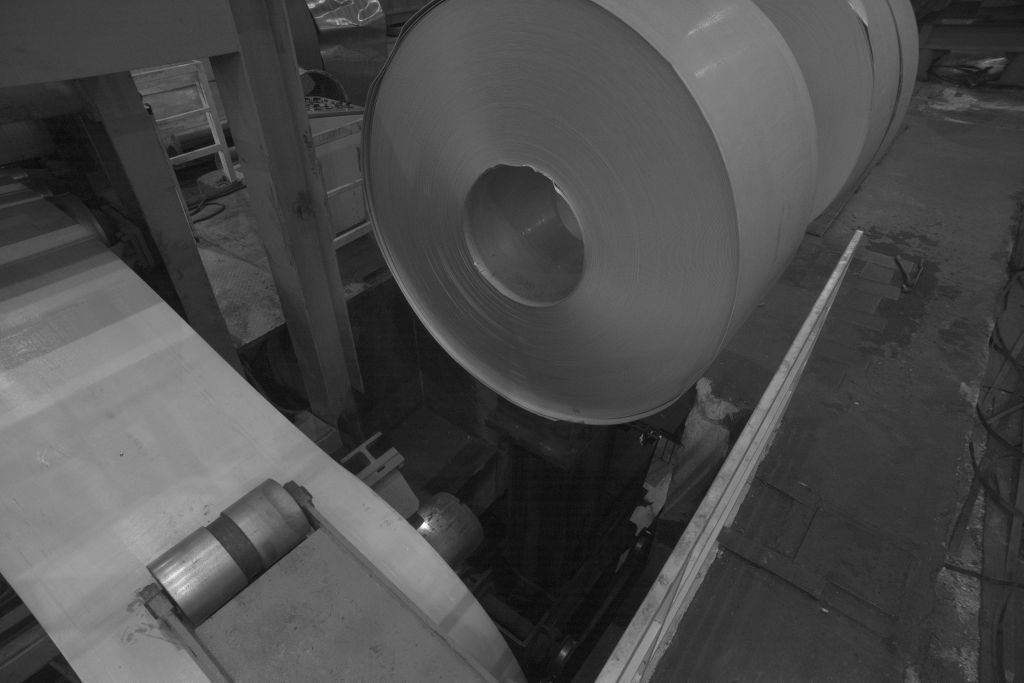
#> input picture 20230112164427-original.jpg, 3072 x 2048 px, given in place of 偏低.avi, which was not available (shown at 1/3 size)
$ python VideoAnalyze.py
#> lines starting #> are read from the running program, lines starting #| are printed output that depends on the picture; after the words box and inside, x2 and y2 are one past the last pixel; in counts of white or black regions, pixels touching at a corner belong together; pictures that were not available may be replaced by others from this repository, and a replacement may not be noted
import cv2
import os
import glob
import time
import numpy as np


class VideoAnalyzer(object):
    def __init__(self, file_name, ROI=None):
        self.video = cv2.VideoCapture(file_name)
        self.ROI = ROI

        self.frame_cnt = int(self.video.get(7))
        self.cur_frame = self.frame_cnt - 1
        self.canny1 = 50
        self.canny2 = 150

    def get_frame(self):
        self.video.set(cv2.CAP_PROP_POS_FRAMES, self.cur_frame)
        _, frame = self.video.read()
#> frame is the input picture: shape (2048, 3072, 3); min 0, max 255, mean 75.2
        if self.ROI is not None:
            frame = frame[self.ROI[1]: self.ROI[3], self.ROI[0]: self.ROI[2], :]
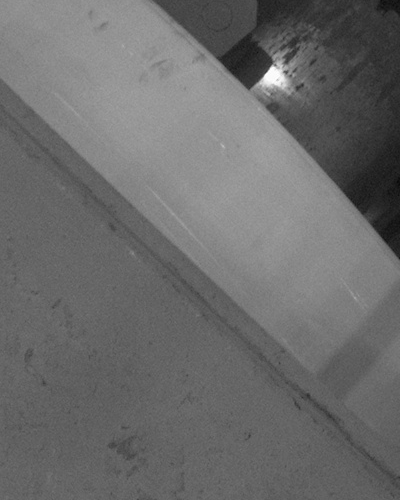
#> frame: shape (500, 400, 3); min 10, max 255, mean 107.4

        grad = frame
        grad = cv2.cvtColor(grad, cv2.COLOR_BGR2GRAY)
        grad = cv2.GaussianBlur(grad, (3, 3), 0)
        grad = cv2.Canny(grad, self.canny1, self.canny2)
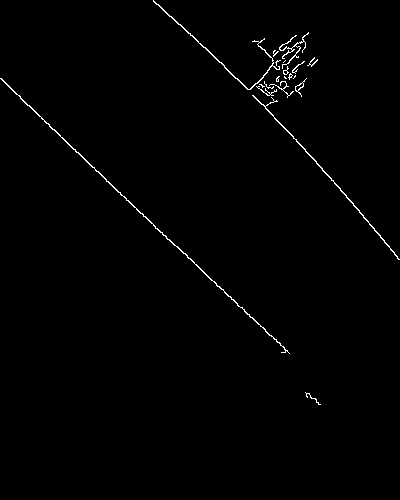
#> grad: shape (500, 400); 0.84% white in thin lines or dots, all inside (x1, y1, x2, y2) = (0, 0, 400, 405)

        return frame, grad

    def forward(self):
        self.cur_frame = min(self.frame_cnt - 1, self.cur_frame + 1)

    def backward(self):
        self.cur_frame = max(0, self.cur_frame - 1)


if __name__ == '__main__':
    dir = "G:\\AutoAim\\20220620\\14.20.25\\"
    left = 1000
    top = 1500
    width = 400
    height = 500
    ROI = (left, top, left + width, top + height)

    file_name = dir + "正常.avi"
    video_low = VideoAnalyzer(dir + "偏低.avi", ROI)
    video_high = VideoAnalyzer(dir + "偏高.avi", ROI)
    video_ok = VideoAnalyzer(dir + "正常.avi", ROI)
    videos = (video_low, video_high, video_ok)

    frame, _ = video_low.get_frame()
    img_width = frame.shape[1]
#> img_width = 400
    img_height = frame.shape[0]
#> img_height = 500

    cur_video = 0
    while True:
        screen = np.zeros((img_height, img_width * 4, 3), dtype=np.uint8)
        img_grad = np.zeros((img_height, img_width, 3), dtype=np.uint8)
        for i in range(3):
            frame, grad = videos[i].get_frame()
            img_grad[:, :, i] = grad
            screen[:, (i + 1) * img_width: (i + 2) * img_width, :] = frame
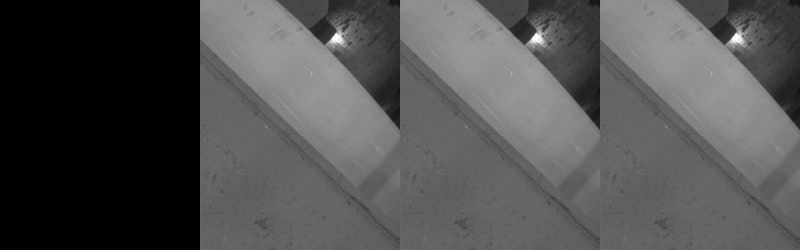
#> screen: shape (500, 1600, 3) (shown at 1/2 size); min 0, max 255, mean 80.6
        screen[:, 0: img_width, :] = img_grad

        cv2.putText(screen, "Blue = low, frame = %d" % videos[0].cur_frame, (20, height - 100),
                    cv2.FONT_HERSHEY_SIMPLEX, 0.5, (255, 0, 0), 1)
        cv2.putText(screen, "Green = high, frame = %d" % videos[1].cur_frame, (20, height - 100 + 20),
                    cv2.FONT_HERSHEY_SIMPLEX, 0.5, (0, 255, 0), 1)
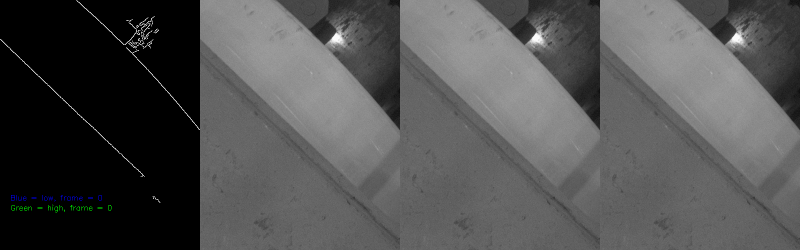
#> screen: shape (500, 1600, 3) (shown at 1/2 size); mean B, G, R 81.2, 81.2, 81.1
        cv2.putText(screen, "Red = ok, frame = %d" % videos[2].cur_frame, (20, height - 100 + 40),
                    cv2.FONT_HERSHEY_SIMPLEX, 0.5, (0, 0, 255), 1)
#> screen: shape (500, 1600, 3); 0.04% of pixels changed, all inside (x1, y1, x2, y2) = (22, 430, 194, 443)
        cv2.putText(screen, "current channel = %d" % cur_video, (20, height - 100 + 60),
                    cv2.FONT_HERSHEY_SIMPLEX, 0.5, (255, 255, 255), 1)
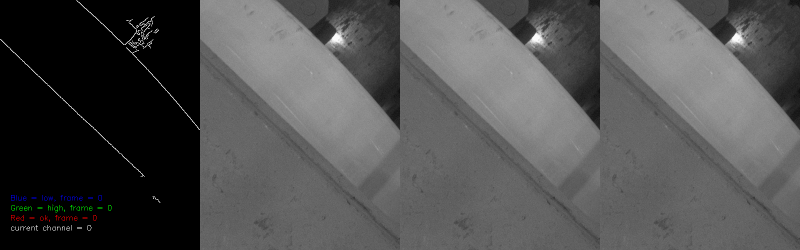
#> screen: shape (500, 1600, 3) (shown at 1/2 size); mean B, G, R 81.3, 81.3, 81.3
        cv2.imshow("video", screen)

        key = cv2.waitKeyEx(0)
#> (key e is pressed here)
        if key == ord('s') or key == ord('S'):
            img_name = time.strftime("%Y_%m_%d_%H_%M_%S.bmp", time.localtime())
            cv2.imwrite("d:\\AutoLoadImages\\" + img_name, screen)
        elif key == 2555904:
            videos[cur_video].forward()
        elif key == 2424832:
            videos[cur_video].backward()
        elif key == 2490368:
            cur_video = (cur_video + 1) % 3
        elif key == ord('1'):
            for i in range(3):
                videos[i].canny1 += 1
        elif key == ord('2'):
            for i in range(3):
                videos[i].canny1 -= 1
        elif key == ord('3'):
            for i in range(3):
                videos[i].canny2 += 1
        elif key == ord('4'):
            for i in range(3):
                videos[i].canny2 -= 1
        elif key == ord('e') or key == ord('E'):
            exit(0)
#> (the program exits here)

$ run again, on 20230113151854-original.jpg
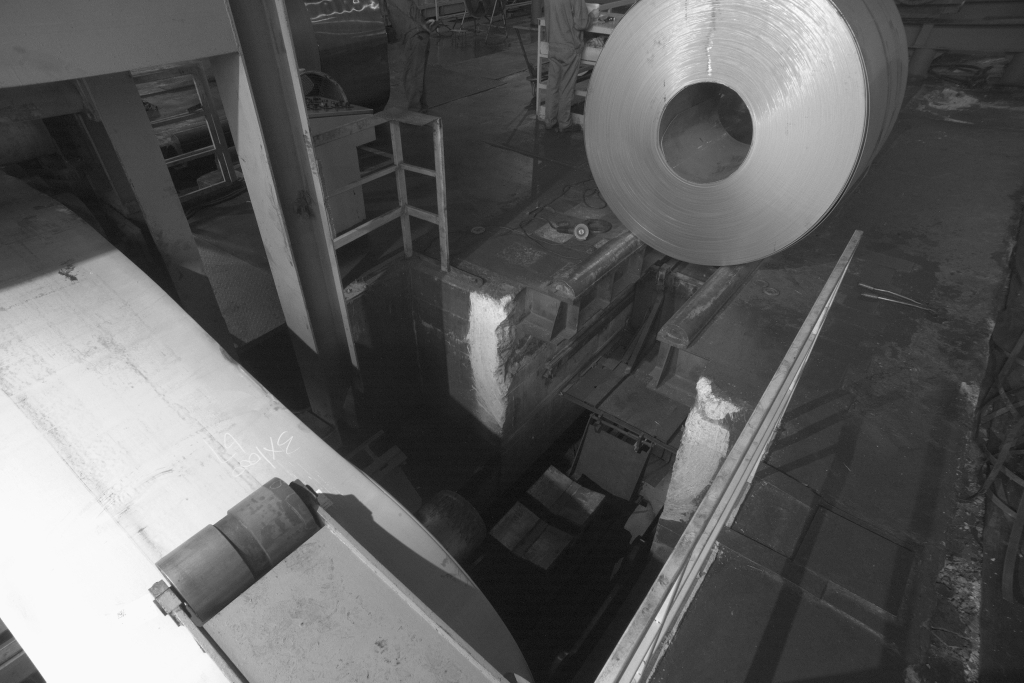
#> input picture 20230113151854-original.jpg, 3072 x 2048 px, given in place of 偏低.avi, which was not available (shown at 1/3 size)
#> in get_frame, frame is the input picture: shape (2048, 3072, 3); min 0, max 255, mean 94.7
#> frame: shape (500, 400, 3)
#> in get_frame, `grad = cv2.Canny(grad, self.canny1, self.canny2)`:
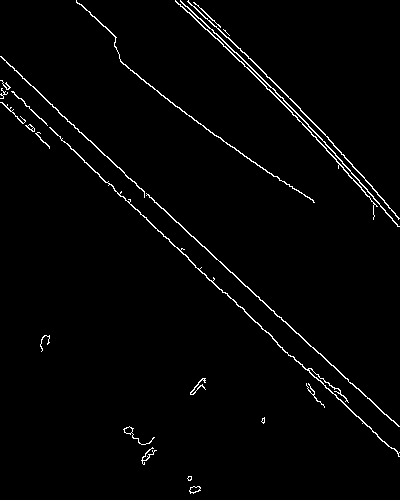
#> grad: shape (500, 400); 1.9% white in thin lines or dots
#> `cv2.putText(screen, "current channel = %d" % cur_video, (20, height - ..`:
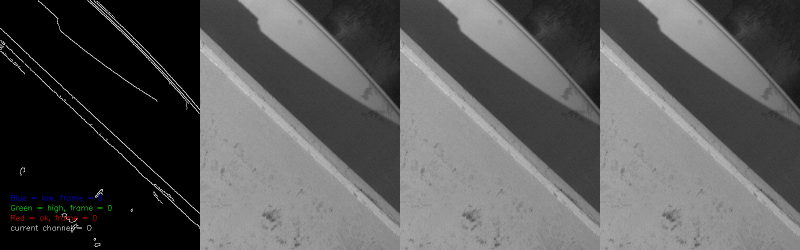
#> screen: shape (500, 1600, 3) (shown at 1/2 size); mean B, G, R 87.6, 87.6, 87.6

$ run again, on 20230113164622-original.jpg
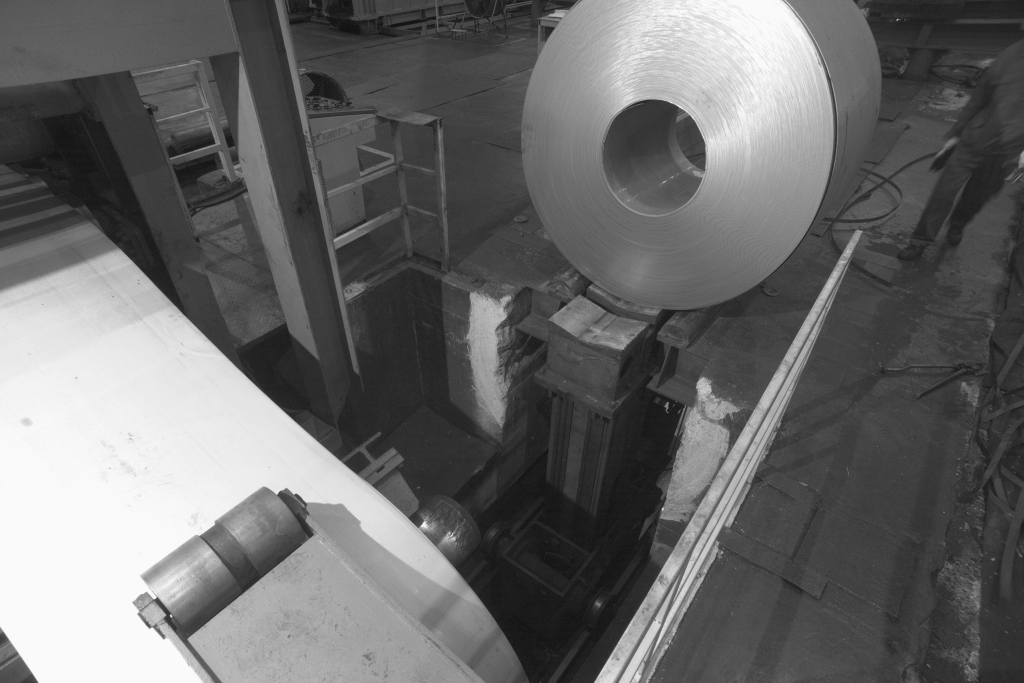
#> input picture 20230113164622-original.jpg, 3072 x 2048 px, given in place of 偏低.avi, which was not available (shown at 1/3 size)
#> in get_frame, frame is the input picture: shape (2048, 3072, 3); min 0, max 255, mean 105.5
#> frame: shape (500, 400, 3)
#> in get_frame, `grad = cv2.Canny(grad, self.canny1, self.canny2)`:
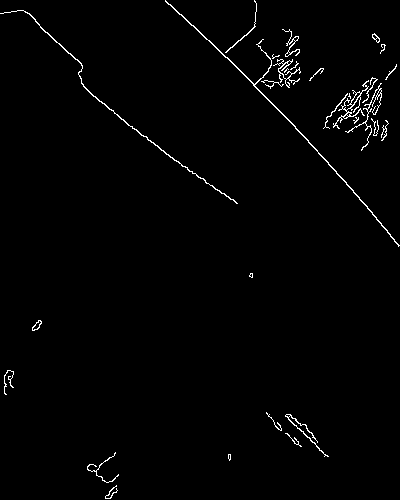
#> grad: shape (500, 400); 1.3% white in thin lines or dots
#> `cv2.putText(screen, "current channel = %d" % cur_video, (20, height - ..`:
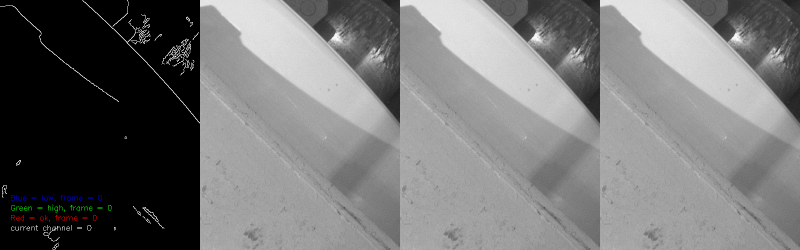
#> screen: shape (500, 1600, 3) (shown at 1/2 size); mean B, G, R 115.9, 115.9, 115.8
